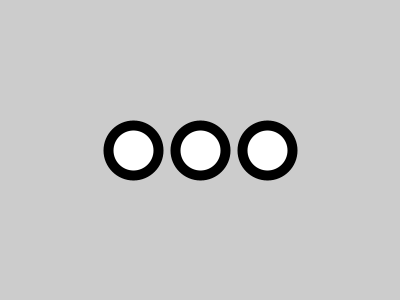
Frame 1 (no input)
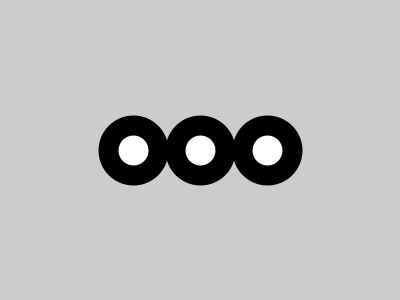
Frame 2 (the mouse pressed at the canvas centre, redrawn once)

The Processing sketch that drew these frames (run headless with seeded random() and noise(); the mouse was pressed at the canvas centre and the sketch redrawn once):

// Processing sketch: processing_152475
// ── processing_152475.pde



void setup () {
  size (400, 300);
  // frameRate(5);
  colorMode(HSB);
  noLoop();
}



void draw () {
  float x = random(1, 100);
  println(x);
  if (x <= 50) {
    // 50% chance
    strokeWeight(20);
  }
  else if (x > 50 && x <= 80) {
    // 30% chance
    strokeWeight(10);
  }
  else {
    // 20% chance
    strokeWeight(2);
  }
  ellipse(width/3, height/2, 50, 50);
  ellipse(width/2, height/2, 50, 50);
  ellipse(width-width/3, height/2, 50, 50);
}
